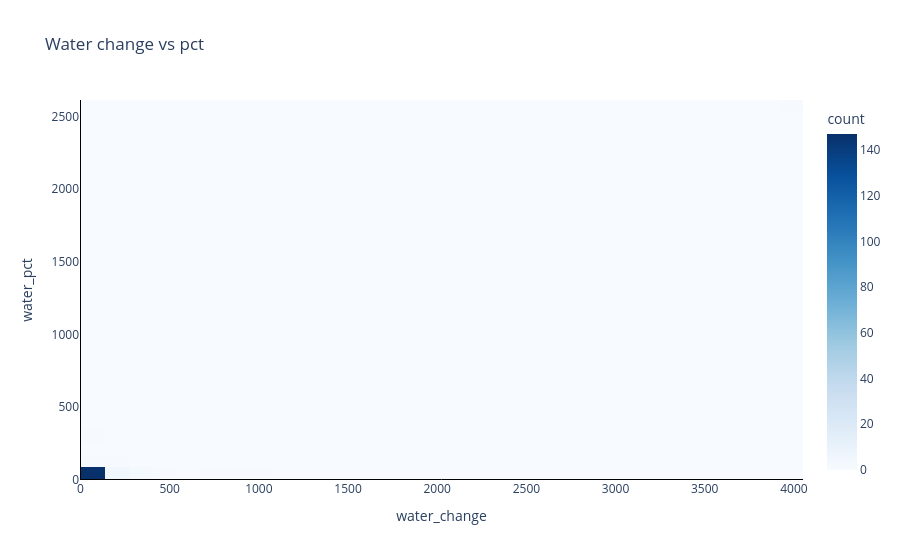

Notebook code for this chart:
### Code cell
col_1, col_2 = "water_change", "water_pct"

hist2D_heatmap(
    df_all,
    col_1,
    col_2,
    bins=30,
    title="Water change vs pct",
    log_scale=False
)

### Figure 1 — Plotly figure (JSON) as saved in the notebook; plotly's stock layout.template omitted (floating-point values rounded to 4 significant figures; data arrays with more than 128 entries replaced by an {"elided": "..."} marker saying what was removed)
{"data": [{"colorbar": {"title": {"text": "count"}}, "colorscale": [[0, "rgb(247,251,255)"], [0.125, "rgb(222,235,247)"], [0.25, "rgb(198,219,239)"], [0.375, "rgb(158,202,225)"], [0.5, "rgb(107,174,214)"], [0.625, "rgb(66,146,198)"], [0.75, "rgb(33,113,181)"], [0.875, "rgb(8,81,156)"], [1, "rgb(8,48,107)"]], "type": "heatmap", "x": [67.52, 202.6, 337.6, 472.6, 607.6, 742.7, 877.7, 1013.0, 1148.0, 1283.0, 1418.0, 1553.0, 1688.0, 1823.0, 1958.0, 2093.0, 2228.0, 2363.0, 2498.0, 2633.0, 2768.0, 2903.0, 3038.0, 3173.0, 3308.0, 3443.0, 3578.0, 3713.0, 3848.0, 3983.0], "y": [43.56, 130.7, 217.8, 304.9, 392.0, 479.2, 566.3, 653.4, 740.5, 827.6, 914.7, 1002.0, 1089.0, 1176.0, 1263.0, 1350.0, 1437.0, 1525.0, 1612.0, 1699.0, 1786.0, 1873.0, 1960.0, 2047.0, 2134.0, 2222.0, 2309.0, 2396.0, 2483.0, 2570.0], "z": {"elided": "30x30 float values"}}], "layout": {"shapes": [{"line": {"color": "black", "width": 1}, "type": "line", "x0": 0, "x1": 0, "xref": "x", "y0": 0, "y1": 1, "yref": "y domain"}, {"line": {"color": "black", "width": 1}, "type": "line", "x0": 0, "x1": 1, "xref": "x domain", "y0": 0, "y1": 0, "yref": "y"}], "title": {"text": "Water change vs pct"}, "xaxis": {"title": {"text": "water_change"}}, "yaxis": {"title": {"text": "water_pct"}}}}
